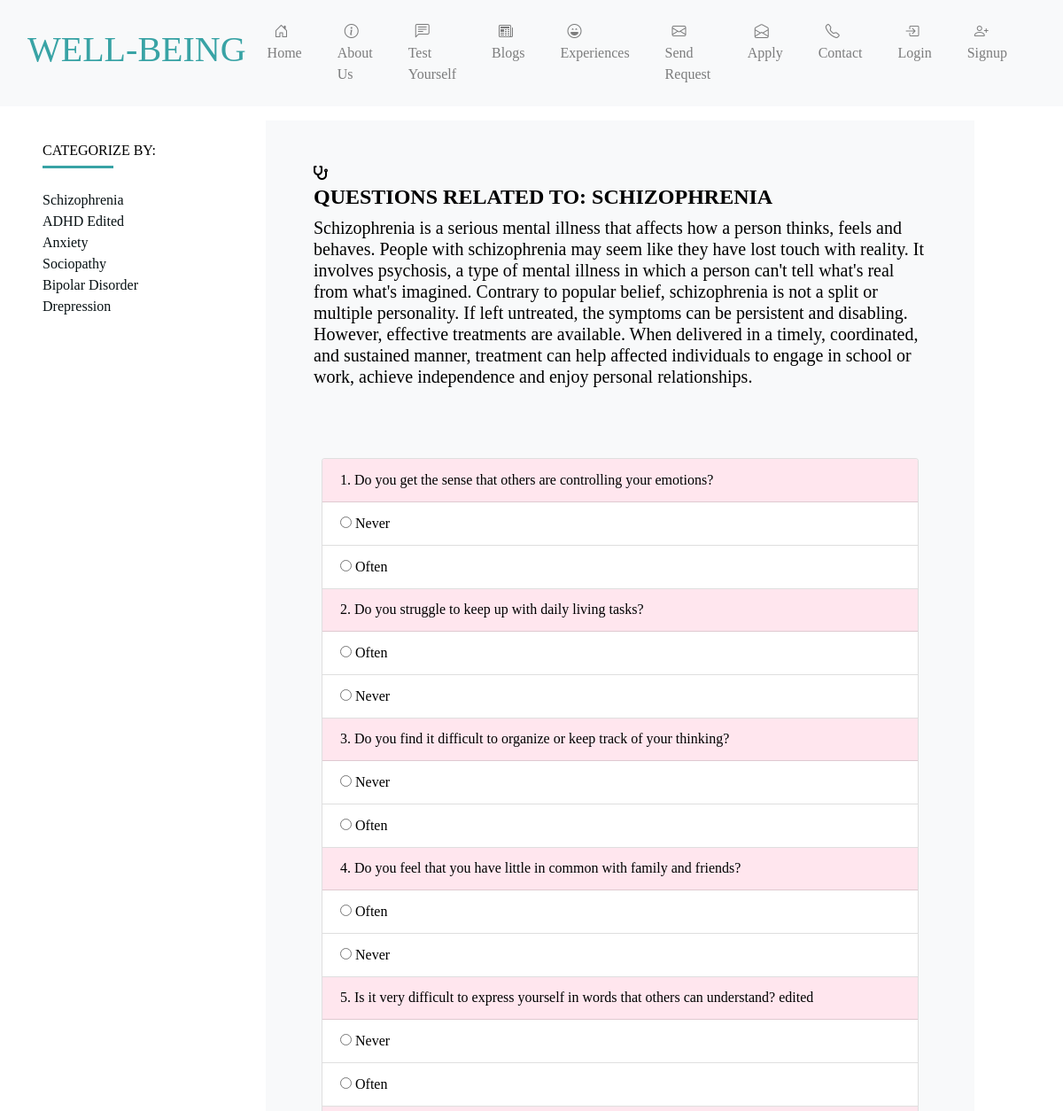
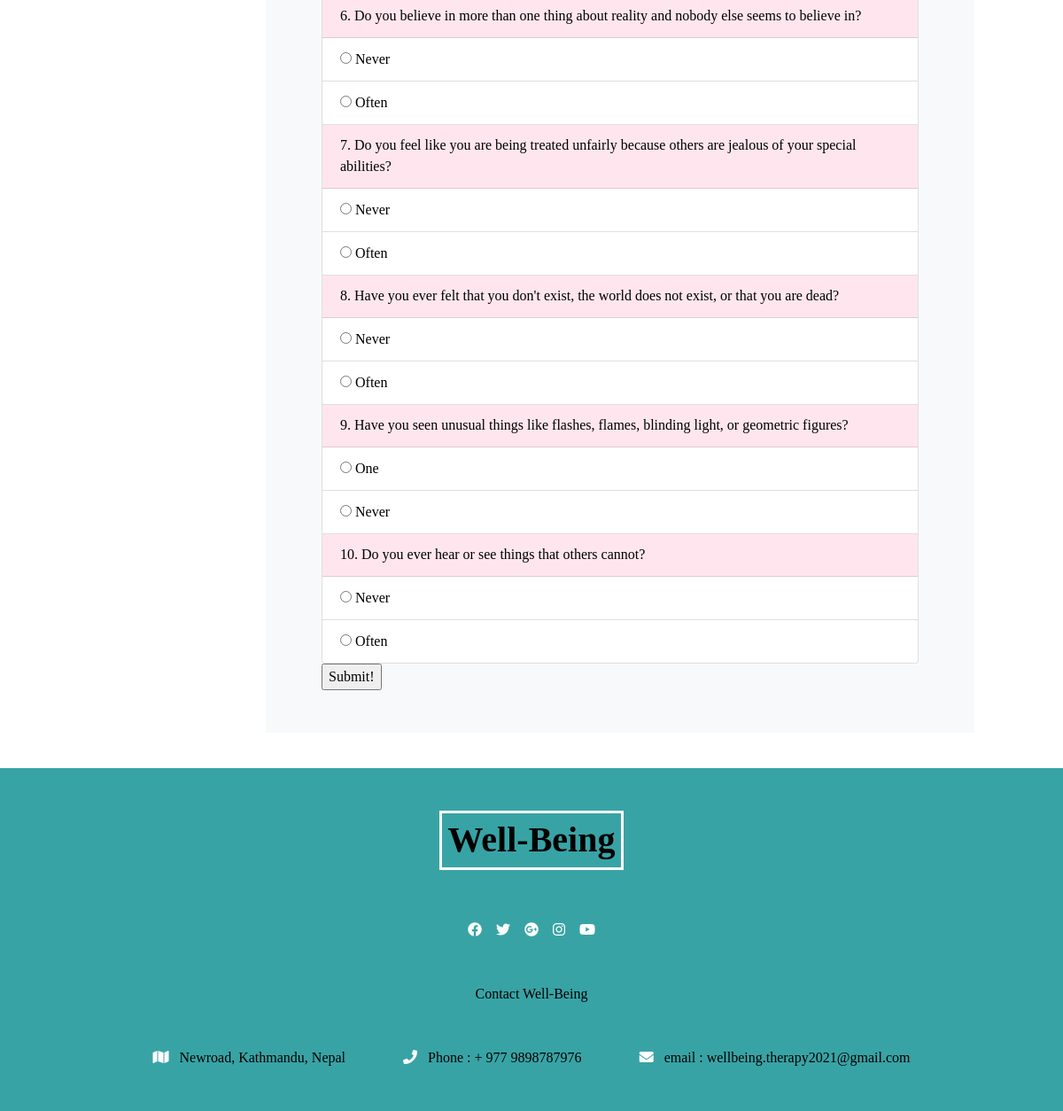
/MentalHealth/testyourself/question/display/6, run on the app's committed database (2 pictures, top to bottom).
### tables this page shows
CREATE TABLE `categories` (
  `cid` int(12) NOT NULL,
  `cname` varchar(32) NOT NULL,
  `cdesc` varchar(1000) NOT NULL,
  `crole` tinyint(1) NOT NULL,
  `cstatus` tinyint(1) NOT NULL,
  `created_at` timestamp NOT NULL DEFAULT current_timestamp() ON UPDATE current_timestamp()
);

CREATE TABLE `questions` (
  `qid` int(12) NOT NULL,
  `cid` int(12) NOT NULL,
  `question` varchar(255) NOT NULL,
  `ans_one` varchar(255) NOT NULL,
  `ans_two` varchar(255) NOT NULL,
  `ans_three` varchar(255) NOT NULL,
  `high_symp` varchar(255) NOT NULL
);

### MentalHealth/application/controllers/Questions.php (called while the page is built, shortened)
<?php
class Questions extends CI_Controller
{
     public function __construct()
    {
        $this->load->model('Question');
        $this->load->model('Category');
    }
    public function loadViews($page, $data = []) {
        $this->load->view('questions/'.$page, $data);
    }
    public function questionView($i){
        $data = [
            'page_title' => 'Questions',
            'questions' => $this->Question->selectAllByCategory($i),
            'category' => $this->Category->getCategory($i),
            'categories' => $this->Category->selectAllUA()
        ];
       $this->loadViews('view', $data);
    }
}
?>

### MentalHealth/index.php (called while the page is built, shortened)
<?php
require_once BASEPATH.'core/CodeIgniter.php';

### MentalHealth/application/models/Category.php (called while the page is built, shortened)
<?php
class Category extends CI_model{
    public function selectAllUA(){
        $categories = $this->db->order_by('cid', 'DESC')->get_where('categories', ['cstatus' => '2' ]);
        return $categories->result_array();
    }
    public function getCategory($id){
    	$category = $this->db->get_where('categories', ['cid' => $id]);
        return $category->row_array();
    }
}

### MentalHealth/application/models/Question.php (called while the page is built, shortened)
<?php
class Question extends CI_model{
    public function selectAllByCategory($id){
    	$categories = $this->db->get_where('questions', ['cid' => $id]);
    	return $categories->result_array();
    }
}

### MentalHealth/application/views/questions/view.php (the view, shortened to what this page needs)
<?php $this->load->view('layouts/siteNav'); ?>
</header>
				<section class="questions">
				  <div class="container-fluid">
				    <div class="row">
   						 <?php $this->load->view('layouts/siteCategoryTest'); ?>
				      <div class="col-8 col-md-6 col-lg-8 my-3 bg-light">
				      		<div class="row m-2 p-3" style="">
				        		<div class="col title mt-4">
				          			<i class="fa fa-stethoscope mr-3"></i>
				          			<div class="title-text">
				            			<h4 class="text-uppercase font-weight-bold">Questions Related To: <?= $category['cname'] ?></h4>
				            			<h5><?= $category['cdesc'] ?></h5>
				          			</div>
				       			</div>
				      		</div>
<div class="p-5">
	<form action="<?= base_url() ?>testyourself/question/<?= $category['cid'] ?>/resultDisplay" method="POST" enctype="multipart/form-data">
		<div class="card inform-card" style="">
		<?php
			$i ='';
			foreach ($questions as $question) { ?>
				<?php $ans_array = array($question['ans_one'], $question['high_symp']);
				 shuffle($ans_array); $i++; ?>
				<div class="card-header card-1">
					<?=$i?>. <?=$question['question']?>
				</div>
				  <ul class="list-group list-group-flush">
					<li class="list-group-item"><input type="radio" name="qaid<?=$i?>" value="<?=$ans_array[0]?>" required> <?=$ans_array[0]?><br></li>
					<li class="list-group-item"> <input type="radio" name="qaid<?=$i?>" value="<?=$ans_array[1]?>"> <?=$ans_array[1]?><br></li>
				  </ul>
				<?php }?>
		</div>
		<input type="submit" value="Submit!">
	</form>
</div>
				        </div>
				        <div class="col-1 col-md-1 col-lg-1">
				        </div>
				     </div>
				  </div>
				</section>

### MentalHealth/application/views/layouts/siteCategoryTest.php
<div class="col-10 col-md-5 col-lg-3 mx-auto my-3 px-5 text-capitalize">
  <div class="blogs-categories-title my-4">
    <h6 class="text-uppercase">Categorize by:</h6>
    <div class="blogs-categories-underline"></div>
  </div>
  <?php foreach ($categories as $category) { ?>
  <a href="<?= site_url() ?>testyourself/question/display/<?= $category['cid'] ?>" class="d-block blogs-categories-link">
    <p class="mb-0"><?= $category['cname'] ?></p>
  </a>
  <?php } ?>
</div>

### MentalHealth/assets/css/style.css (style rules this page uses)
:root { --colourBlue: #38a3a5; --colourBlack: #252627; --colourWhite: #ffffff; --colourGrey: #f8f9fa; --colourLightPink: #FFE6EE; }
body { color: #000; font-family: "Kaushan Script", cursive; background: var(--colourWhite); min-height: 100vh; }
.inform-card .card-1, .card-2, .card-3, .card-4 { background-color: var(--colourLightPink); }
:root { --mainYellow: #fdbe02; --mainWhite: #fff; --mainBlack: #071013; --mainGrey: #9b9999; --TransGrey: rgba(0, 0, 0, 0.1); }
.blogs-categories-underline { height: 0.2rem; width: 5rem; background: var(--colourBlue); }
.blogs-categories-link { color: var(--mainBlack); text-decoration: none !important; }

### data on the page
categories: cname "Schizophrenia", cname "SCHIZOPHRENIA", cdesc "Schizophrenia is a serious mental illness that affects how a person thinks, feels and behaves. People with schizophrenia may seem like they have lost touch with reality. It involves psychosis, a type of mental illness in which a person can't tell what's real from what's imagined. Contrary to popular belief, schizophrenia is not a split or multiple personality. If left untreated, the symptoms can be persistent and disabling. However, effective treatments are available. When delivered in a timely, coordinated, and sustained manner, treatment can help affected individuals to engage in school or work, achieve independence and enjoy personal relationships."
categories: cname "ADHD Edited"
categories: cname "Anxiety"
categories: cname "Sociopathy"
categories: cname "Bipolar Disorder"
categories: cname "Drepression"
questions: question "Do you get the sense that others are controlling your emotions?", ans_one "Never", high_symp "Often"
questions: question "Do you struggle to keep up with daily living tasks?", ans_array "Often", ans_array "Never"
questions: question "Do you find it difficult to organize or keep track of your thinking?", ans_one "Never", high_symp "Often"
questions: question "Do you feel that you have little in common with family and friends?", ans_array "Often", ans_array "Never"
questions: question "Is it very difficult to express yourself in words that others can understand? edited", ans_one "Never", high_symp "Often"
questions: question "Do you believe in more than one thing about reality and nobody else seems to believe in?", ans_one "Never", high_symp "Often"
questions: question "Do you feel like you are being treated unfairly because others are jealous of your special abilities?", ans_one "Never", high_symp "Often"
questions: question "Have you ever felt that you don't exist, the world does not exist, or that you are dead?", ans_one "Never", high_symp "Often"
questions: question "Have you seen unusual things like flashes, flames, blinding light, or geometric figures?", high_symp "One", ans_one "Never"
questions: question "Do you ever hear or see things that others cannot?", ans_one "Never", high_symp "Often"
